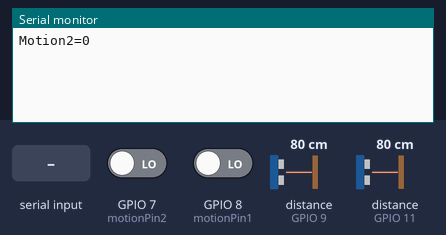
A sketch run on a simulated ESP32-S3. Parts: the last lines printed to the serial monitor. The inputs (shaded band) are chosen by the test bench; at power-on: GPIO 7 (motionPin2) LOW, GPIO 8 (motionPin1) LOW, distance to the obstacle (sensors on GPIO 9, GPIO 11) 80 cm. The echo pulse lasts 58.3 µs per cm.

Above: at 1.2 s.
1.3 s: "r" received over Serial
At 2.4 s:
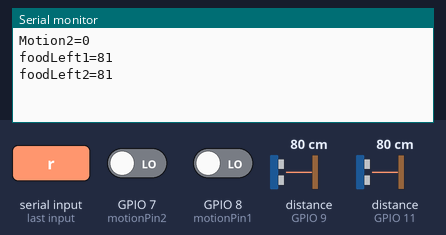
2.8 s: GPIO 7 (motionPin2) driven HIGH
At 3.5 s:
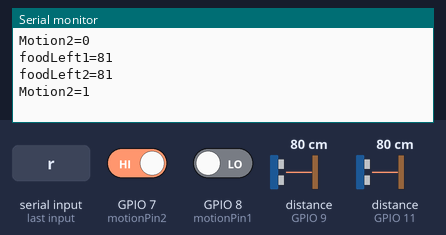
4.3 s: GPIO 8 (motionPin1) driven HIGH
At 4.8 s:
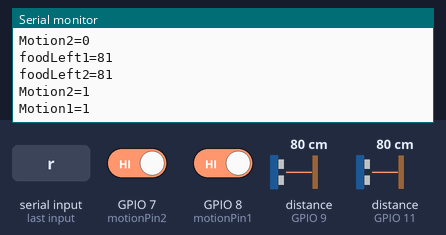
5.8 s: GPIO 8 (motionPin1) driven LOW
At 7.0 s:
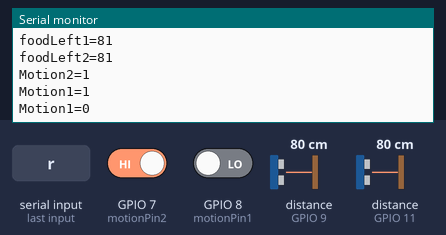

Measured:
- after the input at 1.3 s, the serial monitor: prints a new line at once (image 1)
- after the input at 2.8 s, the serial monitor: prints a new line at once (image 2)
- after the input at 4.3 s, the serial monitor: prints a new line at once (image 3)
- after the input at 5.8 s, the serial monitor: prints a new line at once (image 4)

The sketch:

sensors.ino
```cpp
// ---------------------------------------------------------------------------
// This example code was used to successfully communicate with 15 ultrasonic sensors. You can adjust
// the number of sensors in your project by changing SONAR_NUM and the number of NewPing objects in the
// "sonar" array. You also need to change the pins for each sensor for the NewPing objects. Each sensor
// is pinged at 33ms intervals. So, one cycle of all sensors takes 495ms (33 * 15 = 495ms). The results
// are sent to the "oneSensorCycle" function which currently just displays the distance data. Your project
// would normally process the sensor results in this function (for example, decide if a robot needs to
// turn and call the turn function). Keep in mind this example is event-driven. Your complete sketch needs
// to be written so there's no "delay" commands and the loop() cycles at faster than a 33ms rate. If other
// processes take longer than 33ms, you'll need to increase PING_INTERVAL so it doesn't get behind.
// ---------------------------------------------------------------------------
#include <NewPing.h>

#define SONAR_NUM     2 // Number of sensors.
#define MAX_DISTANCE 200 // Maximum distance (in cm) to ping.
#define PING_INTERVAL 33 // Milliseconds between sensor pings (29ms is about the min to avoid cross-sensor echo).

unsigned long pingTimer[SONAR_NUM]; // Holds the times when the next ping should happen for each sensor.
unsigned int cm[SONAR_NUM];         // Where the ping distances are stored.
unsigned int cupsLeft[SONAR_NUM];   // How many cups are left of dog food
uint8_t currentSensor = 0;          // Keeps track of which sensor is active.

NewPing sonar[SONAR_NUM] = {     // Sensor object array.
  NewPing(12, 11, MAX_DISTANCE), // Each sensor's trigger pin, echo pin, and max distance to ping.
  NewPing(10, 9, MAX_DISTANCE)
};

// motion sensor pins
int motionPin1 = 8;                   // pin for HC-SR501 motion sensor module
int motionPin2 = 7;                   // pin for HC-SR501 motion sensor module
unsigned long previousMillis = 0;
const long interval = 1000;           // interval at which to
bool lastMotionState1 = 0;             // keeps track of motion state, tracking edge detection
bool lastMotionState2 = 1;             // keeps track of motion state, tracking edge detection
bool motionState1 = 0;                // state of motion sensor 1
bool motionState2 = 0;                // state of motion sensor 2


void setup() {
  Serial.begin(115200);
  pingTimer[0] = millis() + 75;           // First ping starts at 75ms, gives time for the Arduino to chill before starting.
  for (uint8_t i = 1; i < SONAR_NUM; i++) // Set the starting time for each sensor.
    pingTimer[i] = pingTimer[i - 1] + PING_INTERVAL;
  // motion sensor setup
  pinMode(motionPin1, INPUT);
  pinMode(motionPin2, INPUT);
}

void loop() {
  for (uint8_t i = 0; i < SONAR_NUM; i++) { // Loop through all the sensors.
    if (millis() >= pingTimer[i]) {         // Is it this sensor's time to ping?
      pingTimer[i] += PING_INTERVAL * SONAR_NUM;  // Set next time this sensor will be pinged.
      if (i == 0 && currentSensor == SONAR_NUM - 1) oneSensorCycle();// Sensor ping cycle complete, do something with the results.
      sonar[currentSensor].timer_stop();          // Make sure previous timer is canceled before starting a new ping (insurance).
      currentSensor = i;                          // Sensor being accessed.
      cm[currentSensor] = 0;                      // Make distance zero in case there's no ping echo for this sensor.
      sonar[currentSensor].ping_timer(echoCheck); // Do the ping (processing continues, interrupt will call echoCheck to look for echo).
    }
  }
  // Other code that *DOESN'T* analyze ping results can go here.
  if (Serial.available() > 0) {
    if (Serial.read() == 'r') {
      sendData();
    }
  }
  motionState1 = digitalRead(motionPin1);
  motionState2 = digitalRead(motionPin2);
  if (motionState1 && !lastMotionState1) {        // motion detected (edge rising)
    Serial.println("Motion1=1");
    lastMotionState1 = 1;
  }
  if (!motionState1 && lastMotionState1) {        // motion gone (edge falling)
    Serial.println("Motion1=0");
    lastMotionState1 = 0;
  }
  if (motionState2 && !lastMotionState2) {        // motion detected (edge rising)
    Serial.println("Motion2=1");
    lastMotionState2 = 1;
  }
  if (!motionState2 && lastMotionState2) {        // motion gone (edge falling)
    Serial.println("Motion2=0");
    lastMotionState2 = 0;
  }
}

void echoCheck() { // If ping received, set the sensor distance to array.
  if (sonar[currentSensor].check_timer())
    cm[currentSensor] = sonar[currentSensor].ping_result / US_ROUNDTRIP_CM;
}

void oneSensorCycle() { // Sensor ping cycle complete, do something with the results.
  for (uint8_t i = 0; i < SONAR_NUM; i++) {
    cupsLeft[i] = cm[i];
  }
}

void sendData() {
  Serial.print("foodLeft1=");
  Serial.println(cupsLeft[0]);
  Serial.print("foodLeft2=");
  Serial.println(cupsLeft[1]);

}
```
